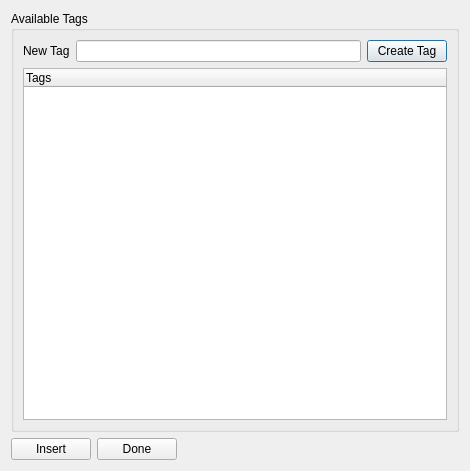
<?xml version="1.0" encoding="UTF-8"?>
<ui version="4.0">
 <class>tagSelectDialog</class>
 <widget class="QDialog" name="tagSelectDialog">
  <property name="geometry">
   <rect>
    <x>0</x>
    <y>0</y>
    <width>470</width>
    <height>471</height>
   </rect>
  </property>
  <property name="windowTitle">
   <string>Dialog</string>
  </property>
  <property name="modal">
   <bool>false</bool>
  </property>
  <layout class="QVBoxLayout" name="verticalLayout_3">
   <item>
    <widget class="QGroupBox" name="groupBox_2">
     <property name="title">
      <string>Available Tags</string>
     </property>
     <layout class="QVBoxLayout" name="verticalLayout">
      <item>
       <layout class="QHBoxLayout" name="horizontalLayout">
        <item>
         <widget class="QLabel" name="label">
          <property name="text">
           <string>New Tag</string>
          </property>
         </widget>
        </item>
        <item>
         <widget class="QLineEdit" name="newTagEdit"/>
        </item>
        <item>
         <widget class="QPushButton" name="createTagButton">
          <property name="text">
           <string>Create Tag</string>
          </property>
         </widget>
        </item>
       </layout>
      </item>
      <item>
       <widget class="QTreeWidget" name="mainTagList">
        <property name="baseSize">
         <size>
          <width>0</width>
          <height>0</height>
         </size>
        </property>
        <property name="selectionMode">
         <enum>QAbstractItemView::ExtendedSelection</enum>
        </property>
        <column>
         <property name="text">
          <string>Tags</string>
         </property>
        </column>
       </widget>
      </item>
     </layout>
    </widget>
   </item>
   <item>
    <layout class="QHBoxLayout" name="horizontalLayout_6">
     <item>
      <widget class="QPushButton" name="addTagToListButton">
       <property name="text">
        <string>Insert</string>
       </property>
      </widget>
     </item>
     <item>
      <widget class="QPushButton" name="doneButton">
       <property name="text">
        <string>Done</string>
       </property>
      </widget>
     </item>
     <item>
      <spacer name="horizontalSpacer_3">
       <property name="orientation">
        <enum>Qt::Horizontal</enum>
       </property>
       <property name="sizeHint" stdset="0">
        <size>
         <width>40</width>
         <height>20</height>
        </size>
       </property>
      </spacer>
     </item>
    </layout>
   </item>
  </layout>
 </widget>
 <resources/>
 <connections/>
</ui>
